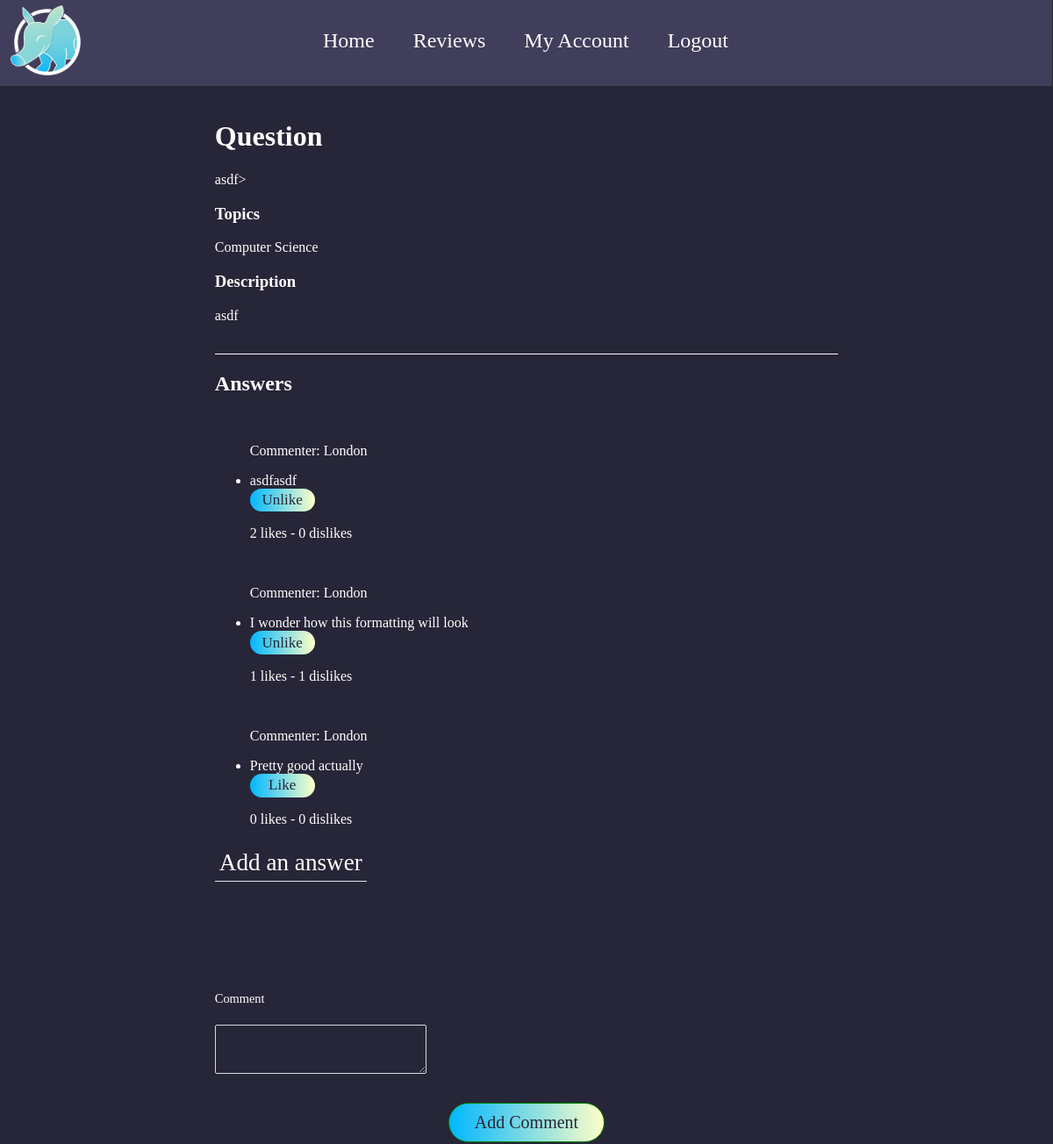
The page /questions/1 (signed in) on the database its author committed.
### models.py (models this page shows, shortened)
class Question(db.Model):
    id = db.Column("id", db.Integer, primary_key=True)
    header = db.Column("header", db.String(300))
    body = db.Column("body", db.String(10000))
    date = db.Column("date", db.String(50))
    topics = db.Column("topics", db.String(10))
    user_id = db.Column(db.Integer, db.ForeignKey("user.id"), nullable=False)
    comments = db.relationship("Comment", backref="question", cascade="all, delete-orphan", lazy=True)

class Comment(db.Model):
    id = db.Column(db.Integer, primary_key=True)
    date = db.Column("date", db.String(50))
    content = db.Column(db.VARCHAR, nullable=False)
    question_id = db.Column(db.Integer, db.ForeignKey("question.id"), nullable=False)
    user_id = db.Column(db.Integer, db.ForeignKey("user.id"), nullable=False)
    likes = db.relationship("Like", backref="comment", lazy=True)
    dislikes = db.relationship("Dislike", backref="comment", lazy=True)

### routing.py (the view)
@app.route('/questions/<question_id>')
def view_question(question_id):
    if session.get('user'):
        my_questions = db.session.query(Question).filter_by(id=question_id).one()
        my_user = db.session.query(User).filter_by(id=session['user_id']).first()
        form = CommentForm()
        return render_template('view_question.html', question=my_questions, user=session['user'], my_user=my_user, form=form)
    else:
        return redirect(url_for('login'))

### forms.py
class CommentForm(FlaskForm):
    class Meta:
        csrf = False
    comment = TextAreaField('Comment', validators=[Length(min=1)])
    submit = SubmitField('Add Comment')

### models.py (called while the page is built)
    def liked_answer(self, answer):
        return Like.query.filter(Like.user_id == self.id, Like.answer_id == answer.id).count() > 0

### templates/view_question.html (shortened to what this page needs)
<!DOCTYPE html>
<html lang="en">
    <head>
        <link rel="stylesheet" type="text/css" href="{{ url_for('static', filename='css/style.css') }}" />
        <link rel="stylesheet" type="text/css" href="{{ url_for('static', filename='css/forms.css') }}" />
    </head>
    <body>
        <div class="header">
            <a href="{{ url_for('questions') }}">
                <img src="../static/Images/AardvarkLogo.png" alt="Aardvark Answers Logo" class="logo">
            </a>
            <div class="navLinks">
                <a href="{{ url_for('questions') }}">
                    <h2 class="nav">Home</h2>
                </a>&nbsp;&nbsp;&nbsp;&nbsp;&nbsp;&nbsp;&nbsp;&nbsp;&nbsp;
                <a href="{{ url_for('reviews') }}">
                    <h2 class="nav">Reviews</h2>
                </a>&nbsp;&nbsp;&nbsp;&nbsp;&nbsp;&nbsp;&nbsp;&nbsp;&nbsp;
                <a href="{{ url_for('profile') }}">
                    <h2 class="nav">My Account</h2>
                </a>&nbsp;&nbsp;&nbsp;&nbsp;&nbsp;&nbsp;&nbsp;&nbsp;&nbsp;
                <a href="{{ url_for('logout') }}">
                    <h2 class="nav">Logout</h2>
                </a>
            </div>
        </div>
        <div class="leftText">
            <br/>
            <h1>Question</h1>
            <p>{{ question.header }}></p>
            <h3>Topics</h3>
            <p>{{ question.topics }}</p>
            <h3>Description</h3>
            <p>{{ question.body }}</p>
        </div>
        <br/>
        <div class="leftText">
            <div class="divider"></div>
            {% if question.comments %}
             {% if question.comments|length > 0 %}
             <h2>Answers</h2>
             <ul>
                 {% for comment in question.comments %}
                  <p>Commenter: {{ user }}</p>
                  <li>{{ comment.content }}</li>
                  {% if my_user.liked_answer(comment) %}
                   <a href="{{ url_for('like', comment_id=comment.id, action='unlike') }}" class="questionButton">Unlike</a>
                  {% else %}
                   <div class="buttonDiv">
                       <a href="{{ url_for('like', comment_id=comment.id, action='like') }}" class="questionButton">Like</a>
                   </div>
                  {% endif %}
                  <p>{{ comment.likes|length }} likes - {{ comment.dislikes|length }} dislikes</p>
                 {% endfor %}
             </ul>
             {% endif %}
            {% endif %}
        </div>
        <br/>
        <div class="leftText">
            <form action="{{ url_for('new_comment', question_id=question.id) }}" method="post">
                <div class="titleDiv">
                    <h2 class="title">Add an answer</h2>
                </div>
                <div class="form-field">
                    {{ form.comment.label }} <br/> {{ form.comment }}
                </div>
                {{ form.submit }}
            </form>
        </div>
    </body>
</html>

### static/css/style.css (style rules this page uses)
body { background-color: #272638; }
.logo { display: block; margin-top: 5px; margin-left: 5px; margin-right: auto; max-width: 100px; max-height: 100px; position: relative; }
.header { width: 100vw; height: 100px; background-color: #403e5b; margin-left: -9px; margin-top: -10px; }
.nav { display: inline; color: white; font-weight: normal; font-family: fontLight; }
.navLinks { position: relative; margin-top: -65px; color: white; text-align-last: center; }
.leftSide h2, input { margin-left: -5%; }
.title { position: relative; font-family: fontBold; font-size: 25px; color: white; margin-bottom: -7.2%; float: left; top: -85px; }
.titleDiv { margin-top: 10%; }
a { text-decoration: none; color: white; }
.divider { position: relative; background-color: white; margin-left: auto; margin-right: auto; width: 100%; height: 1px; }
p { font-family: fontLight; text-align: left; }
.leftText { color: white; text-align: left; font-family: fontLight; width: 60%; margin-left: auto; margin-right: auto; }
.questionButton { background: linear-gradient(to right, #00b7ff, #ffffc7); margin-right: 2%; margin-left: auto; border-radius: 40px; color: #272638; height: 3%; width: 10%; outline: white; font-family: fontBold; font-size: 17px; padding: .5%; display: inline-block; vertical-align: middle; text-align: center; }
.buttonDiv { margin-left: auto; margin-right: auto; }
#submit { background: linear-gradient(to right, #00b7ff, #ffffc7); margin-right: auto; margin-left: auto; margin-top: 2%; margin-bottom: -1.5%; border-radius: 40px; color: #272638; height: 3%; width: 9.5%; outline: white; font-family: fontBold; font-size: 20px; }
.form-field label { padding-right: 10px; position: relative; color: white; font-family: fontLight; }
.form-field { margin-right: 80%; }
input[type="submit"] { display: block; margin-right: auto; margin-left: 12%; margin-top: 5%; margin-bottom: 5%; background: linear-gradient(to right, #00b7ff, #ffffc7); border-radius: 40px; color: #272638; height: 30px; width: 155px; outline: white; font-family: fontBold; font-size: 20px; }

### static/css/forms.css (style rules this page uses)
form { background-color: #272638; width: 100%; }
.form-field { position: relative; }
.title { font-size: 1.7rem; font-weight: 300; border-bottom: 1px solid #dbe3ec; padding: 5px; margin: 0 0 40px 0; }
label { font-size: .9em; color: green; margin-bottom: 3px; display: block; font-weight: 300; }
input, textarea { padding: 10px 13px; margin-bottom: 15px; border-radius: 2px; border: 1px solid #d4d9e3; font-weight: 200; color: #4d5060; font-family: 'Poppins', sans-serif; font-size: .9em; background-color: #272638; }
input[type="submit"] { background: green; border: 0; color: white; border-radius: 2px; margin-top: 15px; font-weight: 400; border: 1px solid green; transition: all .3s ease-out; }
#submit { width: 25%; }
#comment { font-family: fontLight; background-color: #272638; color: white; width: 150%; }

### rows shown on the page
Question: header "asdf", topics "Computer Science", body "asdf"
Comment: user "London", content "asdfasdf", likes|length "2", dislikes|length "0"
Comment: user "London", content "I wonder how this formatting will look", likes|length "1", dislikes|length "1"
Comment: user "London", content "Pretty good actually", likes|length "0", dislikes|length "0"
